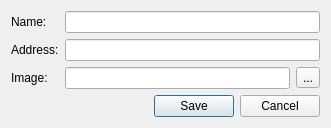
<?xml version="1.0" encoding="UTF-8"?>
<ui version="4.0">
 <class>gui_edit_server</class>
 <widget class="QDialog" name="gui_edit_server">
  <property name="geometry">
   <rect>
    <x>0</x>
    <y>0</y>
    <width>331</width>
    <height>121</height>
   </rect>
  </property>
  <property name="windowTitle">
   <string>Edit server</string>
  </property>
  <property name="windowIcon">
   <iconset resource="../img.qrc">
    <normaloff>:/edit</normaloff>:/edit</iconset>
  </property>
  <property name="modal">
   <bool>true</bool>
  </property>
  <layout class="QFormLayout" name="formLayout">
   <item row="0" column="0">
    <widget class="QLabel" name="label">
     <property name="text">
      <string>Name:</string>
     </property>
    </widget>
   </item>
   <item row="0" column="1">
    <widget class="QLineEdit" name="name"/>
   </item>
   <item row="1" column="0">
    <widget class="QLabel" name="label_2">
     <property name="text">
      <string>Address:</string>
     </property>
    </widget>
   </item>
   <item row="1" column="1">
    <widget class="QLineEdit" name="address"/>
   </item>
   <item row="2" column="0">
    <widget class="QLabel" name="label_3">
     <property name="text">
      <string>Image:</string>
     </property>
    </widget>
   </item>
   <item row="3" column="0" colspan="2">
    <widget class="QDialogButtonBox" name="buttonBox">
     <property name="orientation">
      <enum>Qt::Horizontal</enum>
     </property>
     <property name="standardButtons">
      <set>QDialogButtonBox::Cancel|QDialogButtonBox::Save</set>
     </property>
    </widget>
   </item>
   <item row="2" column="1">
    <layout class="QHBoxLayout" name="horizontalLayout">
     <item>
      <widget class="QLineEdit" name="imagePath"/>
     </item>
     <item>
      <widget class="QToolButton" name="imagePathButton">
       <property name="text">
        <string>...</string>
       </property>
      </widget>
     </item>
    </layout>
   </item>
  </layout>
 </widget>
 <tabstops>
  <tabstop>name</tabstop>
  <tabstop>address</tabstop>
  <tabstop>imagePath</tabstop>
  <tabstop>imagePathButton</tabstop>
 </tabstops>
 <resources>
  <include location="../img.qrc"/>
 </resources>
 <connections>
  <connection>
   <sender>buttonBox</sender>
   <signal>accepted()</signal>
   <receiver>gui_edit_server</receiver>
   <slot>accept()</slot>
   <hints>
    <hint type="sourcelabel">
     <x>227</x>
     <y>103</y>
    </hint>
    <hint type="destinationlabel">
     <x>157</x>
     <y>274</y>
    </hint>
   </hints>
  </connection>
  <connection>
   <sender>buttonBox</sender>
   <signal>rejected()</signal>
   <receiver>gui_edit_server</receiver>
   <slot>reject()</slot>
   <hints>
    <hint type="sourcelabel">
     <x>295</x>
     <y>109</y>
    </hint>
    <hint type="destinationlabel">
     <x>286</x>
     <y>274</y>
    </hint>
   </hints>
  </connection>
 </connections>
</ui>
